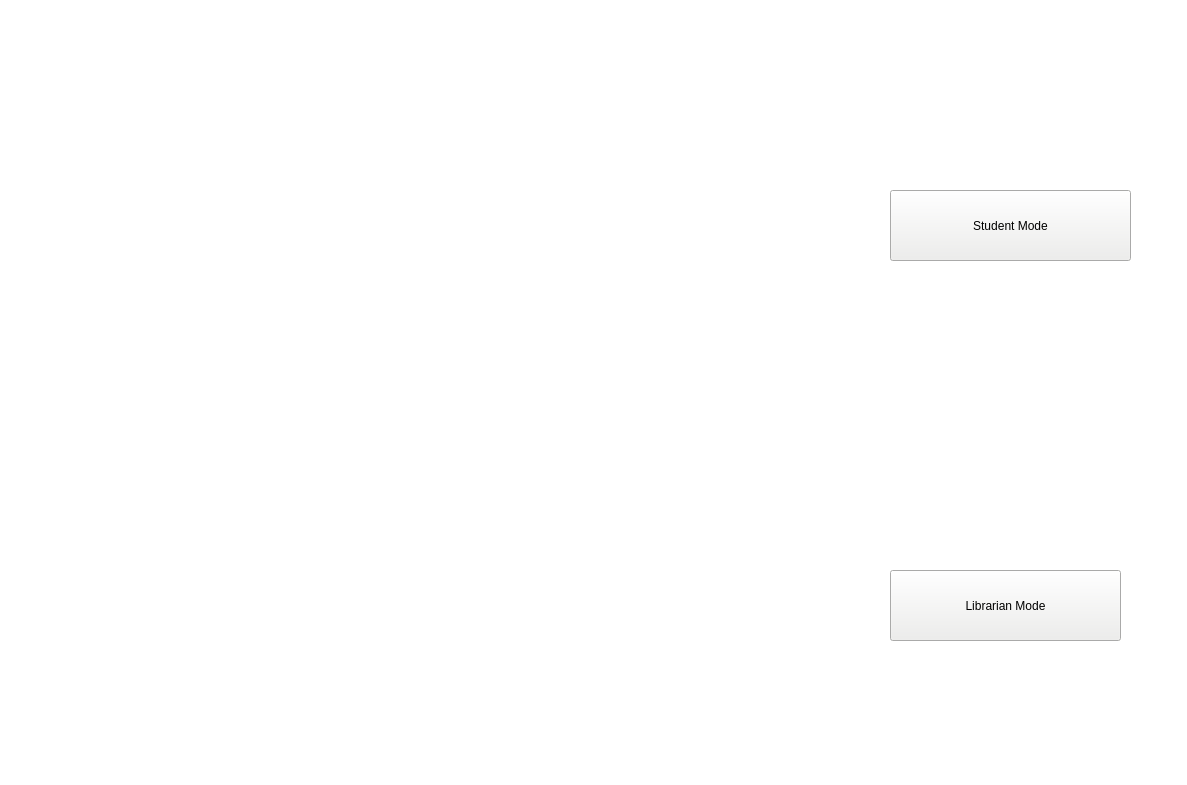
<?xml version="1.0" encoding="UTF-8"?>
<ui version="4.0">
 <class>Form</class>
 <widget class="QWidget" name="Form">
  <property name="geometry">
   <rect>
    <x>0</x>
    <y>0</y>
    <width>1187</width>
    <height>785</height>
   </rect>
  </property>
  <property name="windowTitle">
   <string>Form</string>
  </property>
  <property name="styleSheet">
   <string notr="true">background-color: rgb(255, 255, 255);</string>
  </property>
  <widget class="QPushButton" name="StudentBtn">
   <property name="geometry">
    <rect>
     <x>890</x>
     <y>190</y>
     <width>241</width>
     <height>71</height>
    </rect>
   </property>
   <property name="styleSheet">
    <string notr="true">background-color: rgb(238, 238, 236);
</string>
   </property>
   <property name="text">
    <string>Student Mode</string>
   </property>
  </widget>
  <widget class="QPushButton" name="LibrarianBtn">
   <property name="geometry">
    <rect>
     <x>890</x>
     <y>570</y>
     <width>231</width>
     <height>71</height>
    </rect>
   </property>
   <property name="styleSheet">
    <string notr="true">background-color: rgb(238, 238, 236);</string>
   </property>
   <property name="text">
    <string>Librarian Mode</string>
   </property>
   <property name="checkable">
    <bool>true</bool>
   </property>
   <property name="checked">
    <bool>false</bool>
   </property>
  </widget>
  <widget class="QLabel" name="label">
   <property name="geometry">
    <rect>
     <x>10</x>
     <y>20</y>
     <width>811</width>
     <height>721</height>
    </rect>
   </property>
   <property name="text">
    <string/>
   </property>
   <property name="pixmap">
    <pixmap>2020120118401825450.jpg</pixmap>
   </property>
   <property name="alignment">
    <set>Qt::AlignCenter</set>
   </property>
   <property name="margin">
    <number>30</number>
   </property>
   <property name="indent">
    <number>-9</number>
   </property>
  </widget>
  <zorder>label</zorder>
  <zorder>LibrarianBtn</zorder>
  <zorder>StudentBtn</zorder>
 </widget>
 <resources/>
 <connections/>
</ui>
